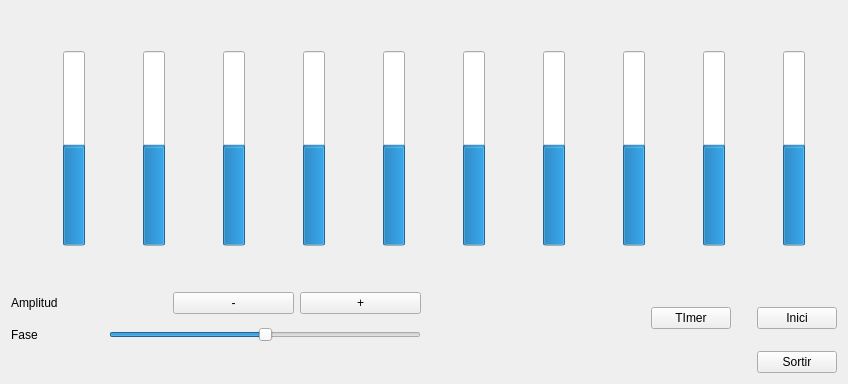
<?xml version="1.0" encoding="UTF-8"?>
<ui version="4.0">
 <class>Form</class>
 <widget class="QWidget" name="Form">
  <property name="geometry">
   <rect>
    <x>0</x>
    <y>0</y>
    <width>848</width>
    <height>384</height>
   </rect>
  </property>
  <property name="windowTitle">
   <string>Form</string>
  </property>
  <layout class="QVBoxLayout" name="verticalLayout_13">
   <item>
    <layout class="QVBoxLayout" name="verticalLayout_12">
     <item>
      <layout class="QHBoxLayout" name="horizontalLayout_14">
       <item>
        <layout class="QHBoxLayout" name="horizontalLayout">
         <item>
          <spacer name="horizontalSpacer">
           <property name="orientation">
            <enum>Qt::Horizontal</enum>
           </property>
           <property name="sizeType">
            <enum>QSizePolicy::Fixed</enum>
           </property>
           <property name="sizeHint" stdset="0">
            <size>
             <width>20</width>
             <height>20</height>
            </size>
           </property>
          </spacer>
         </item>
         <item>
          <layout class="QVBoxLayout" name="verticalLayout">
           <item>
            <spacer name="verticalSpacer">
             <property name="orientation">
              <enum>Qt::Vertical</enum>
             </property>
             <property name="sizeType">
              <enum>QSizePolicy::Minimum</enum>
             </property>
             <property name="sizeHint" stdset="0">
              <size>
               <width>20</width>
               <height>40</height>
              </size>
             </property>
            </spacer>
           </item>
           <item>
            <widget class="MyProgressBar" name="progressBar1">
             <property name="minimum">
              <number>-100</number>
             </property>
             <property name="value">
              <number>0</number>
             </property>
             <property name="orientation">
              <enum>Qt::Vertical</enum>
             </property>
            </widget>
           </item>
           <item>
            <spacer name="verticalSpacer_2">
             <property name="orientation">
              <enum>Qt::Vertical</enum>
             </property>
             <property name="sizeType">
              <enum>QSizePolicy::Minimum</enum>
             </property>
             <property name="sizeHint" stdset="0">
              <size>
               <width>20</width>
               <height>40</height>
              </size>
             </property>
            </spacer>
           </item>
          </layout>
         </item>
        </layout>
       </item>
       <item>
        <layout class="QHBoxLayout" name="horizontalLayout_2">
         <item>
          <spacer name="horizontalSpacer_2">
           <property name="orientation">
            <enum>Qt::Horizontal</enum>
           </property>
           <property name="sizeType">
            <enum>QSizePolicy::Fixed</enum>
           </property>
           <property name="sizeHint" stdset="0">
            <size>
             <width>20</width>
             <height>20</height>
            </size>
           </property>
          </spacer>
         </item>
         <item>
          <layout class="QVBoxLayout" name="verticalLayout_3">
           <item>
            <spacer name="verticalSpacer_5">
             <property name="orientation">
              <enum>Qt::Vertical</enum>
             </property>
             <property name="sizeType">
              <enum>QSizePolicy::Minimum</enum>
             </property>
             <property name="sizeHint" stdset="0">
              <size>
               <width>20</width>
               <height>40</height>
              </size>
             </property>
            </spacer>
           </item>
           <item>
            <widget class="MyProgressBar" name="progressBar2">
             <property name="minimum">
              <number>-100</number>
             </property>
             <property name="value">
              <number>0</number>
             </property>
             <property name="orientation">
              <enum>Qt::Vertical</enum>
             </property>
            </widget>
           </item>
           <item>
            <spacer name="verticalSpacer_6">
             <property name="orientation">
              <enum>Qt::Vertical</enum>
             </property>
             <property name="sizeType">
              <enum>QSizePolicy::Minimum</enum>
             </property>
             <property name="sizeHint" stdset="0">
              <size>
               <width>20</width>
               <height>40</height>
              </size>
             </property>
            </spacer>
           </item>
          </layout>
         </item>
        </layout>
       </item>
       <item>
        <layout class="QHBoxLayout" name="horizontalLayout_3">
         <item>
          <spacer name="horizontalSpacer_3">
           <property name="orientation">
            <enum>Qt::Horizontal</enum>
           </property>
           <property name="sizeType">
            <enum>QSizePolicy::Fixed</enum>
           </property>
           <property name="sizeHint" stdset="0">
            <size>
             <width>20</width>
             <height>20</height>
            </size>
           </property>
          </spacer>
         </item>
         <item>
          <layout class="QVBoxLayout" name="verticalLayout_4">
           <item>
            <spacer name="verticalSpacer_7">
             <property name="orientation">
              <enum>Qt::Vertical</enum>
             </property>
             <property name="sizeType">
              <enum>QSizePolicy::Minimum</enum>
             </property>
             <property name="sizeHint" stdset="0">
              <size>
               <width>20</width>
               <height>40</height>
              </size>
             </property>
            </spacer>
           </item>
           <item>
            <widget class="MyProgressBar" name="progressBar3">
             <property name="minimum">
              <number>-100</number>
             </property>
             <property name="value">
              <number>0</number>
             </property>
             <property name="orientation">
              <enum>Qt::Vertical</enum>
             </property>
            </widget>
           </item>
           <item>
            <spacer name="verticalSpacer_8">
             <property name="orientation">
              <enum>Qt::Vertical</enum>
             </property>
             <property name="sizeType">
              <enum>QSizePolicy::Minimum</enum>
             </property>
             <property name="sizeHint" stdset="0">
              <size>
               <width>20</width>
               <height>40</height>
              </size>
             </property>
            </spacer>
           </item>
          </layout>
         </item>
        </layout>
       </item>
       <item>
        <layout class="QHBoxLayout" name="horizontalLayout_4">
         <item>
          <spacer name="horizontalSpacer_4">
           <property name="orientation">
            <enum>Qt::Horizontal</enum>
           </property>
           <property name="sizeType">
            <enum>QSizePolicy::Fixed</enum>
           </property>
           <property name="sizeHint" stdset="0">
            <size>
             <width>20</width>
             <height>20</height>
            </size>
           </property>
          </spacer>
         </item>
         <item>
          <layout class="QVBoxLayout" name="verticalLayout_5">
           <item>
            <spacer name="verticalSpacer_9">
             <property name="orientation">
              <enum>Qt::Vertical</enum>
             </property>
             <property name="sizeType">
              <enum>QSizePolicy::Minimum</enum>
             </property>
             <property name="sizeHint" stdset="0">
              <size>
               <width>20</width>
               <height>40</height>
              </size>
             </property>
            </spacer>
           </item>
           <item>
            <widget class="MyProgressBar" name="progressBar4">
             <property name="minimum">
              <number>-100</number>
             </property>
             <property name="value">
              <number>0</number>
             </property>
             <property name="orientation">
              <enum>Qt::Vertical</enum>
             </property>
            </widget>
           </item>
           <item>
            <spacer name="verticalSpacer_10">
             <property name="orientation">
              <enum>Qt::Vertical</enum>
             </property>
             <property name="sizeType">
              <enum>QSizePolicy::Minimum</enum>
             </property>
             <property name="sizeHint" stdset="0">
              <size>
               <width>20</width>
               <height>40</height>
              </size>
             </property>
            </spacer>
           </item>
          </layout>
         </item>
        </layout>
       </item>
       <item>
        <layout class="QHBoxLayout" name="horizontalLayout_6">
         <item>
          <spacer name="horizontalSpacer_6">
           <property name="orientation">
            <enum>Qt::Horizontal</enum>
           </property>
           <property name="sizeType">
            <enum>QSizePolicy::Fixed</enum>
           </property>
           <property name="sizeHint" stdset="0">
            <size>
             <width>20</width>
             <height>20</height>
            </size>
           </property>
          </spacer>
         </item>
         <item>
          <layout class="QVBoxLayout" name="verticalLayout_7">
           <item>
            <spacer name="verticalSpacer_13">
             <property name="orientation">
              <enum>Qt::Vertical</enum>
             </property>
             <property name="sizeType">
              <enum>QSizePolicy::Minimum</enum>
             </property>
             <property name="sizeHint" stdset="0">
              <size>
               <width>20</width>
               <height>40</height>
              </size>
             </property>
            </spacer>
           </item>
           <item>
            <widget class="MyProgressBar" name="progressBar5">
             <property name="minimum">
              <number>-100</number>
             </property>
             <property name="value">
              <number>0</number>
             </property>
             <property name="orientation">
              <enum>Qt::Vertical</enum>
             </property>
            </widget>
           </item>
           <item>
            <spacer name="verticalSpacer_14">
             <property name="orientation">
              <enum>Qt::Vertical</enum>
             </property>
             <property name="sizeType">
              <enum>QSizePolicy::Minimum</enum>
             </property>
             <property name="sizeHint" stdset="0">
              <size>
               <width>20</width>
               <height>40</height>
              </size>
             </property>
            </spacer>
           </item>
          </layout>
         </item>
        </layout>
       </item>
       <item>
        <layout class="QHBoxLayout" name="horizontalLayout_7">
         <item>
          <spacer name="horizontalSpacer_7">
           <property name="orientation">
            <enum>Qt::Horizontal</enum>
           </property>
           <property name="sizeType">
            <enum>QSizePolicy::Fixed</enum>
           </property>
           <property name="sizeHint" stdset="0">
            <size>
             <width>20</width>
             <height>20</height>
            </size>
           </property>
          </spacer>
         </item>
         <item>
          <layout class="QVBoxLayout" name="verticalLayout_8">
           <item>
            <spacer name="verticalSpacer_15">
             <property name="orientation">
              <enum>Qt::Vertical</enum>
             </property>
             <property name="sizeType">
              <enum>QSizePolicy::Minimum</enum>
             </property>
             <property name="sizeHint" stdset="0">
              <size>
               <width>20</width>
               <height>40</height>
              </size>
             </property>
            </spacer>
           </item>
           <item>
            <widget class="MyProgressBar" name="progressBar6">
             <property name="minimum">
              <number>-100</number>
             </property>
             <property name="value">
              <number>0</number>
             </property>
             <property name="orientation">
              <enum>Qt::Vertical</enum>
             </property>
            </widget>
           </item>
           <item>
            <spacer name="verticalSpacer_16">
             <property name="orientation">
              <enum>Qt::Vertical</enum>
             </property>
             <property name="sizeType">
              <enum>QSizePolicy::Minimum</enum>
             </property>
             <property name="sizeHint" stdset="0">
              <size>
               <width>20</width>
               <height>40</height>
              </size>
             </property>
            </spacer>
           </item>
          </layout>
         </item>
        </layout>
       </item>
       <item>
        <layout class="QHBoxLayout" name="horizontalLayout_8">
         <item>
          <spacer name="horizontalSpacer_8">
           <property name="orientation">
            <enum>Qt::Horizontal</enum>
           </property>
           <property name="sizeType">
            <enum>QSizePolicy::Fixed</enum>
           </property>
           <property name="sizeHint" stdset="0">
            <size>
             <width>20</width>
             <height>20</height>
            </size>
           </property>
          </spacer>
         </item>
         <item>
          <layout class="QVBoxLayout" name="verticalLayout_9">
           <item>
            <spacer name="verticalSpacer_17">
             <property name="orientation">
              <enum>Qt::Vertical</enum>
             </property>
             <property name="sizeType">
              <enum>QSizePolicy::Minimum</enum>
             </property>
             <property name="sizeHint" stdset="0">
              <size>
               <width>20</width>
               <height>40</height>
              </size>
             </property>
            </spacer>
           </item>
           <item>
            <widget class="MyProgressBar" name="progressBar7">
             <property name="minimum">
              <number>-100</number>
             </property>
             <property name="value">
              <number>0</number>
             </property>
             <property name="orientation">
              <enum>Qt::Vertical</enum>
             </property>
            </widget>
           </item>
           <item>
            <spacer name="verticalSpacer_18">
             <property name="orientation">
              <enum>Qt::Vertical</enum>
             </property>
             <property name="sizeType">
              <enum>QSizePolicy::Minimum</enum>
             </property>
             <property name="sizeHint" stdset="0">
              <size>
               <width>20</width>
               <height>40</height>
              </size>
             </property>
            </spacer>
           </item>
          </layout>
         </item>
        </layout>
       </item>
       <item>
        <layout class="QHBoxLayout" name="horizontalLayout_9">
         <item>
          <spacer name="horizontalSpacer_9">
           <property name="orientation">
            <enum>Qt::Horizontal</enum>
           </property>
           <property name="sizeType">
            <enum>QSizePolicy::Fixed</enum>
           </property>
           <property name="sizeHint" stdset="0">
            <size>
             <width>20</width>
             <height>20</height>
            </size>
           </property>
          </spacer>
         </item>
         <item>
          <layout class="QVBoxLayout" name="verticalLayout_10">
           <item>
            <spacer name="verticalSpacer_19">
             <property name="orientation">
              <enum>Qt::Vertical</enum>
             </property>
             <property name="sizeType">
              <enum>QSizePolicy::Minimum</enum>
             </property>
             <property name="sizeHint" stdset="0">
              <size>
               <width>20</width>
               <height>40</height>
              </size>
             </property>
            </spacer>
           </item>
           <item>
            <widget class="MyProgressBar" name="progressBar8">
             <property name="minimum">
              <number>-100</number>
             </property>
             <property name="value">
              <number>0</number>
             </property>
             <property name="orientation">
              <enum>Qt::Vertical</enum>
             </property>
            </widget>
           </item>
           <item>
            <spacer name="verticalSpacer_20">
             <property name="orientation">
              <enum>Qt::Vertical</enum>
             </property>
             <property name="sizeType">
              <enum>QSizePolicy::Minimum</enum>
             </property>
             <property name="sizeHint" stdset="0">
              <size>
               <width>20</width>
               <height>40</height>
              </size>
             </property>
            </spacer>
           </item>
          </layout>
         </item>
        </layout>
       </item>
       <item>
        <layout class="QHBoxLayout" name="horizontalLayout_10">
         <item>
          <spacer name="horizontalSpacer_10">
           <property name="orientation">
            <enum>Qt::Horizontal</enum>
           </property>
           <property name="sizeType">
            <enum>QSizePolicy::Fixed</enum>
           </property>
           <property name="sizeHint" stdset="0">
            <size>
             <width>20</width>
             <height>20</height>
            </size>
           </property>
          </spacer>
         </item>
         <item>
          <layout class="QVBoxLayout" name="verticalLayout_11">
           <item>
            <spacer name="verticalSpacer_21">
             <property name="orientation">
              <enum>Qt::Vertical</enum>
             </property>
             <property name="sizeType">
              <enum>QSizePolicy::Minimum</enum>
             </property>
             <property name="sizeHint" stdset="0">
              <size>
               <width>20</width>
               <height>40</height>
              </size>
             </property>
            </spacer>
           </item>
           <item>
            <widget class="MyProgressBar" name="progressBar9">
             <property name="minimum">
              <number>-100</number>
             </property>
             <property name="value">
              <number>0</number>
             </property>
             <property name="orientation">
              <enum>Qt::Vertical</enum>
             </property>
            </widget>
           </item>
           <item>
            <spacer name="verticalSpacer_22">
             <property name="orientation">
              <enum>Qt::Vertical</enum>
             </property>
             <property name="sizeType">
              <enum>QSizePolicy::Minimum</enum>
             </property>
             <property name="sizeHint" stdset="0">
              <size>
               <width>20</width>
               <height>40</height>
              </size>
             </property>
            </spacer>
           </item>
          </layout>
         </item>
        </layout>
       </item>
       <item>
        <layout class="QHBoxLayout" name="horizontalLayout_13">
         <item>
          <spacer name="horizontalSpacer_13">
           <property name="orientation">
            <enum>Qt::Horizontal</enum>
           </property>
           <property name="sizeType">
            <enum>QSizePolicy::Fixed</enum>
           </property>
           <property name="sizeHint" stdset="0">
            <size>
             <width>20</width>
             <height>20</height>
            </size>
           </property>
          </spacer>
         </item>
         <item>
          <layout class="QVBoxLayout" name="verticalLayout_14">
           <item>
            <spacer name="verticalSpacer_27">
             <property name="orientation">
              <enum>Qt::Vertical</enum>
             </property>
             <property name="sizeType">
              <enum>QSizePolicy::Minimum</enum>
             </property>
             <property name="sizeHint" stdset="0">
              <size>
               <width>20</width>
               <height>40</height>
              </size>
             </property>
            </spacer>
           </item>
           <item>
            <widget class="MyProgressBar" name="progressBar10">
             <property name="minimum">
              <number>-100</number>
             </property>
             <property name="value">
              <number>0</number>
             </property>
             <property name="orientation">
              <enum>Qt::Vertical</enum>
             </property>
            </widget>
           </item>
           <item>
            <spacer name="verticalSpacer_28">
             <property name="orientation">
              <enum>Qt::Vertical</enum>
             </property>
             <property name="sizeType">
              <enum>QSizePolicy::Minimum</enum>
             </property>
             <property name="sizeHint" stdset="0">
              <size>
               <width>20</width>
               <height>40</height>
              </size>
             </property>
            </spacer>
           </item>
          </layout>
         </item>
        </layout>
       </item>
      </layout>
     </item>
     <item>
      <layout class="QVBoxLayout" name="verticalLayout_6">
       <item>
        <layout class="QHBoxLayout" name="horizontalLayout_16">
         <item>
          <layout class="QVBoxLayout" name="verticalLayout_2">
           <item>
            <layout class="QHBoxLayout" name="horizontalLayout_11">
             <item>
              <widget class="QLabel" name="label">
               <property name="text">
                <string>Amplitud</string>
               </property>
              </widget>
             </item>
             <item>
              <spacer name="horizontalSpacer_11">
               <property name="orientation">
                <enum>Qt::Horizontal</enum>
               </property>
               <property name="sizeType">
                <enum>QSizePolicy::Minimum</enum>
               </property>
               <property name="sizeHint" stdset="0">
                <size>
                 <width>35</width>
                 <height>20</height>
                </size>
               </property>
              </spacer>
             </item>
             <item>
              <widget class="QPushButton" name="restar">
               <property name="text">
                <string>-</string>
               </property>
              </widget>
             </item>
             <item>
              <widget class="QPushButton" name="sumar">
               <property name="text">
                <string>+</string>
               </property>
              </widget>
             </item>
            </layout>
           </item>
           <item>
            <spacer name="verticalSpacer_3">
             <property name="orientation">
              <enum>Qt::Vertical</enum>
             </property>
             <property name="sizeType">
              <enum>QSizePolicy::Minimum</enum>
             </property>
             <property name="sizeHint" stdset="0">
              <size>
               <width>20</width>
               <height>5</height>
              </size>
             </property>
            </spacer>
           </item>
           <item>
            <layout class="QHBoxLayout" name="horizontalLayout_5">
             <item>
              <widget class="QLabel" name="label_2">
               <property name="text">
                <string>Fase</string>
               </property>
              </widget>
             </item>
             <item>
              <spacer name="horizontalSpacer_12">
               <property name="orientation">
                <enum>Qt::Horizontal</enum>
               </property>
               <property name="sizeType">
                <enum>QSizePolicy::Minimum</enum>
               </property>
               <property name="sizeHint" stdset="0">
                <size>
                 <width>65</width>
                 <height>20</height>
                </size>
               </property>
              </spacer>
             </item>
             <item>
              <widget class="QSlider" name="Fase">
               <property name="minimum">
                <number>-5</number>
               </property>
               <property name="maximum">
                <number>5</number>
               </property>
               <property name="singleStep">
                <number>1</number>
               </property>
               <property name="orientation">
                <enum>Qt::Horizontal</enum>
               </property>
              </widget>
             </item>
            </layout>
           </item>
          </layout>
         </item>
         <item>
          <layout class="QHBoxLayout" name="horizontalLayout_12">
           <item>
            <spacer name="horizontalSpacer_5">
             <property name="orientation">
              <enum>Qt::Horizontal</enum>
             </property>
             <property name="sizeHint" stdset="0">
              <size>
               <width>40</width>
               <height>20</height>
              </size>
             </property>
            </spacer>
           </item>
           <item>
            <widget class="QPushButton" name="timer">
             <property name="text">
              <string>TImer</string>
             </property>
            </widget>
           </item>
           <item>
            <spacer name="horizontalSpacer_15">
             <property name="orientation">
              <enum>Qt::Horizontal</enum>
             </property>
             <property name="sizeType">
              <enum>QSizePolicy::Minimum</enum>
             </property>
             <property name="sizeHint" stdset="0">
              <size>
               <width>20</width>
               <height>20</height>
              </size>
             </property>
            </spacer>
           </item>
           <item>
            <widget class="QPushButton" name="inici">
             <property name="text">
              <string>Inici</string>
             </property>
            </widget>
           </item>
          </layout>
         </item>
        </layout>
       </item>
       <item>
        <layout class="QHBoxLayout" name="horizontalLayout_15">
         <item>
          <spacer name="horizontalSpacer_14">
           <property name="orientation">
            <enum>Qt::Horizontal</enum>
           </property>
           <property name="sizeHint" stdset="0">
            <size>
             <width>40</width>
             <height>20</height>
            </size>
           </property>
          </spacer>
         </item>
         <item>
          <widget class="QPushButton" name="sortir">
           <property name="text">
            <string>Sortir</string>
           </property>
          </widget>
         </item>
        </layout>
       </item>
      </layout>
     </item>
    </layout>
   </item>
  </layout>
 </widget>
 <customwidgets>
  <customwidget>
   <class>MyProgressBar</class>
   <extends>QProgressBar</extends>
   <header location="global">MyProgressBar.h</header>
  </customwidget>
 </customwidgets>
 <resources/>
 <connections>
  <connection>
   <sender>inici</sender>
   <signal>clicked()</signal>
   <receiver>Form</receiver>
   <slot>mostar()</slot>
   <hints>
    <hint type="sourcelabel">
     <x>794</x>
     <y>304</y>
    </hint>
    <hint type="destinationlabel">
     <x>423</x>
     <y>191</y>
    </hint>
   </hints>
  </connection>
  <connection>
   <sender>sortir</sender>
   <signal>clicked()</signal>
   <receiver>Form</receiver>
   <slot>close()</slot>
   <hints>
    <hint type="sourcelabel">
     <x>796</x>
     <y>360</y>
    </hint>
    <hint type="destinationlabel">
     <x>423</x>
     <y>191</y>
    </hint>
   </hints>
  </connection>
 </connections>
 <slots>
  <slot>mostar()</slot>
 </slots>
</ui>
